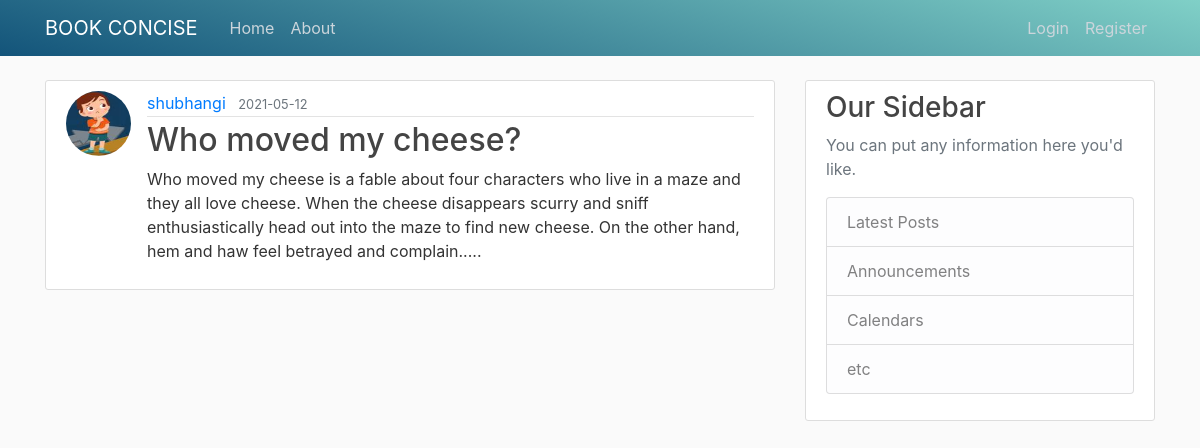
Screenshot of /post/2 with the database file from the repository.
### app/models.py (models this page shows, shortened)
class User(db.Model,UserMixin):
	id = db.Column(db.Integer, primary_key = True)
	username = db.Column(db.String(20),unique = True, nullable = False)
	email = db.Column(db.String(120),unique = True, nullable = False)
	image_file = db.Column(db.String(20), nullable = False, default = 'default.jpg')
	password = db.Column(db.String(60), nullable = False)
	posts = db.relationship('Post', backref = 'author', lazy = True)

class Post(db.Model,UserMixin):
	id = db.Column(db.Integer, primary_key = True)
	title = db.Column(db.String(100), nullable = False)
	date_posted = db.Column(db.DateTime,nullable = False,default = datetime.utcnow)
	content = db.Column(db.Text, nullable = False)
	user_id = db.Column(db.Integer, db.ForeignKey('user.id'),nullable = False)

### app/routes.py (the view)
@app.route('/post/<int:post_id>')
def post(post_id):
	post = Post.query.get_or_404(post_id)
	return render_template('post.html',post = post)

### app/templates/post.html (shortened to what this page needs)
{%  extends "layout.html" %}
{% block content %}
		<article class="media content-section">
			<img class = "rounded-circle article-img "src="{{ url_for('static', filename = 'profile_pics/' + post.author.image_file) }}">
		  <div class="media-body">
		    <div class="article-metadata">
		      <a class="mr-2" href="{{ url_for('user_posts', username=post.author.username) }}">{{ post.author.username }}</a>
		      <small class="text-muted">{{ post.date_posted.strftime('%Y-%m-%d')}}</small>
		    </div>
		    <h2 class="article-title">{{ post.title }}</h2>
		    <p class="article-content">{{ post.content }}</p>
		  </div>
		</article>
{% endblock content %}

### app/static/main.css (style rules this page uses)
body { background: #fafafa; color: #333333; margin-top: 5rem; }
h1, h2, h3, h4, h5, h6 { color: #444444; }
.content-section { background: #ffffff; padding: 10px 20px; border: 1px solid #dddddd; border-radius: 3px; margin-bottom: 20px; }
.article-title { color: #444444; }
.article-content { white-space: pre-line; }
.article-img { height: 65px; width: 65px; margin-right: 16px; }
.article-metadata { padding-bottom: 1px; margin-bottom: 4px; border-bottom: 1px solid #e3e3e3 }

### rows the page displays
User: image_file (picture), author.username "shubhangi"
Post: date_posted "2021-05-12", title "Who moved my cheese?", content "Who moved my cheese is a fable about four characters who live in a maze and they all love cheese. When the cheese disappears scurry and sniff enthusiastically head out into the maze to find new cheese. On the other hand, hem and haw feel betrayed and complain....."
